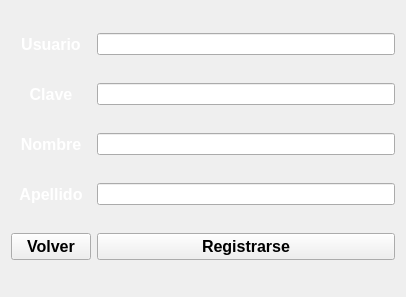
<?xml version="1.0" encoding="UTF-8"?>
<ui version="4.0">
 <class>Registro</class>
 <widget class="QWidget" name="Registro">
  <property name="geometry">
   <rect>
    <x>0</x>
    <y>0</y>
    <width>406</width>
    <height>297</height>
   </rect>
  </property>
  <property name="windowTitle">
   <string>Form</string>
  </property>
  <layout class="QGridLayout" name="gridLayout">
   <item row="2" column="1">
    <widget class="QLineEdit" name="leNombre"/>
   </item>
   <item row="3" column="1">
    <widget class="QLineEdit" name="leApellido"/>
   </item>
   <item row="1" column="0">
    <widget class="QLabel" name="lClave">
     <property name="font">
      <font>
       <pointsize>12</pointsize>
       <bold>true</bold>
      </font>
     </property>
     <property name="styleSheet">
      <string notr="true">color: white;</string>
     </property>
     <property name="text">
      <string>Clave</string>
     </property>
     <property name="alignment">
      <set>Qt::AlignCenter</set>
     </property>
    </widget>
   </item>
   <item row="3" column="0">
    <widget class="QLabel" name="lApellido">
     <property name="font">
      <font>
       <pointsize>12</pointsize>
       <bold>true</bold>
      </font>
     </property>
     <property name="styleSheet">
      <string notr="true">color: white;</string>
     </property>
     <property name="text">
      <string>Apellido</string>
     </property>
     <property name="alignment">
      <set>Qt::AlignCenter</set>
     </property>
    </widget>
   </item>
   <item row="2" column="0">
    <widget class="QLabel" name="lNombre">
     <property name="font">
      <font>
       <pointsize>12</pointsize>
       <bold>true</bold>
      </font>
     </property>
     <property name="styleSheet">
      <string notr="true">color: white;</string>
     </property>
     <property name="text">
      <string>Nombre</string>
     </property>
     <property name="alignment">
      <set>Qt::AlignCenter</set>
     </property>
    </widget>
   </item>
   <item row="1" column="1">
    <widget class="QLineEdit" name="leClave">
     <property name="echoMode">
      <enum>QLineEdit::Password</enum>
     </property>
    </widget>
   </item>
   <item row="0" column="1">
    <widget class="QLineEdit" name="leUsuario"/>
   </item>
   <item row="0" column="0">
    <widget class="QLabel" name="lUsuario">
     <property name="font">
      <font>
       <pointsize>12</pointsize>
       <bold>true</bold>
      </font>
     </property>
     <property name="styleSheet">
      <string notr="true">color: white;</string>
     </property>
     <property name="text">
      <string>Usuario</string>
     </property>
     <property name="alignment">
      <set>Qt::AlignCenter</set>
     </property>
    </widget>
   </item>
   <item row="4" column="1">
    <widget class="QPushButton" name="pbRegistrarse">
     <property name="font">
      <font>
       <pointsize>12</pointsize>
       <bold>true</bold>
      </font>
     </property>
     <property name="text">
      <string>Registrarse</string>
     </property>
    </widget>
   </item>
   <item row="4" column="0">
    <widget class="QPushButton" name="pbVolver">
     <property name="font">
      <font>
       <pointsize>12</pointsize>
       <bold>true</bold>
      </font>
     </property>
     <property name="text">
      <string>Volver</string>
     </property>
    </widget>
   </item>
  </layout>
 </widget>
 <resources/>
 <connections/>
</ui>
